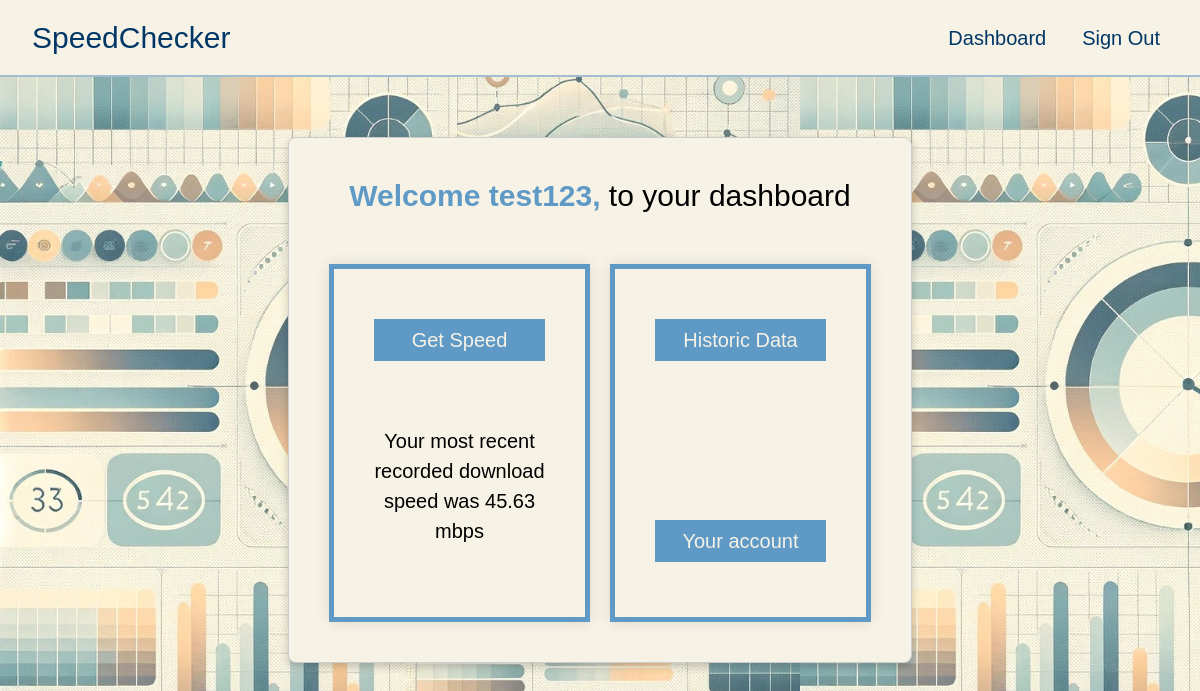
Page /dashboard (signed in) on the earlier database version.
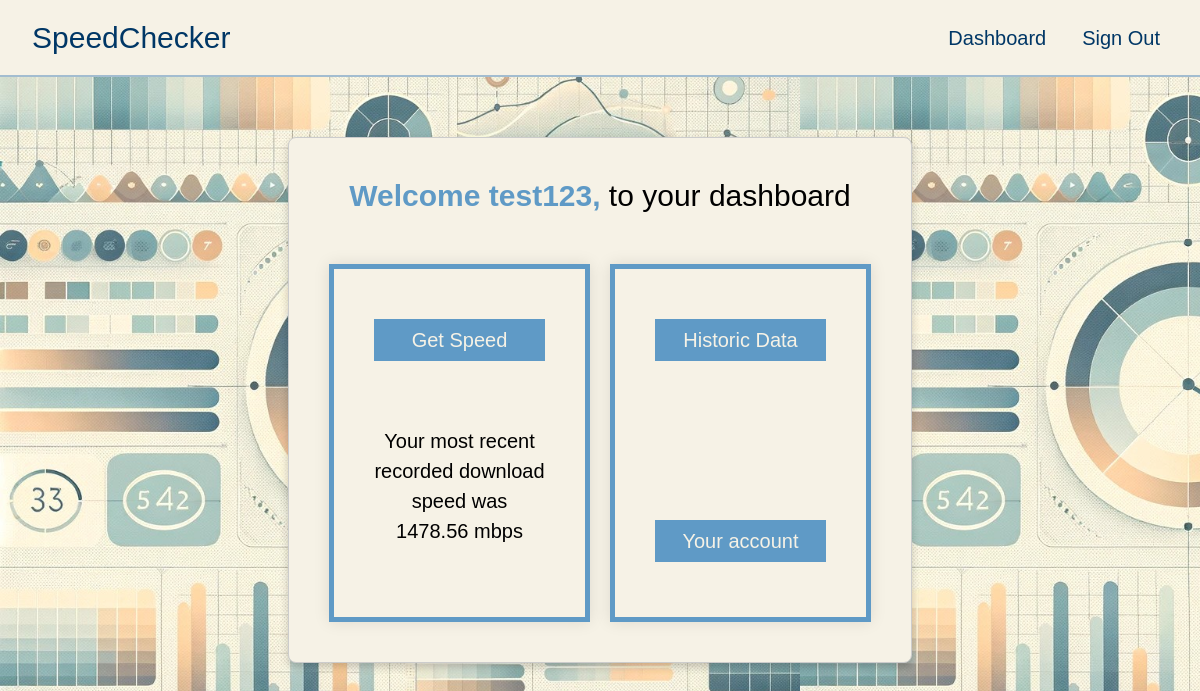
Same page on the later database version.
### server.py (models this page shows)
class Speed(db.Model):
    __tablename__ = "speeds"
    id: Mapped[int] = mapped_column(Integer, primary_key=True)
    user_id: Mapped[int] = mapped_column(Integer, db.ForeignKey("users.id"))
    user = relationship("User", back_populates="speeds", lazy='subquery')
    speed: Mapped[float] = mapped_column(Float,nullable=False)
    date: Mapped[datetime] = mapped_column(DateTime, nullable=False)

### server.py (the view, shortened to what this page needs)
@app.route("/dashboard", methods=["GET", "POST"])
@login_required
def dashboard():
    speeds = Speed.query.filter_by(user_id=current_user.id).order_by(Speed.date.desc()).all()
    if len(speeds) != 0:
        most_recent_speed = speeds[0].speed
    else:
        most_recent_speed = False
    return render_template("dashboard.html", recent_speed=most_recent_speed)

### server.py (called while the page is built)
@login_manager.user_loader
def load_user(user_id):
    return db.get_or_404(User, user_id)

### templates/dashboard.html (shortened to what this page needs)
<!DOCTYPE html>
<html lang="en">
<head>
    {{ bootstrap.load_css() }}
    {% include "navbar.html" %}
    <link href="static/css/dashboard.css" rel="stylesheet" />
</head>
<body>
<div class="dashboard-container">
    <div class="main-box">
        <h1><span class="highlight"> Welcome {{ current_user.name }}, </span> to your dashboard</h1>
        <div class="container-wrapper">
            <div class="container" id="container1">
                <div class="sub-container" id="top-container1">
                    <button class="btn btn-primary" id="startTestBtn">Get Speed</button>
                </div>
                <div class="sub-container" id="bottom-container1">
                    <div id="result">
                        {% if recent_speed == False: %}
                            <p>You haven't recorded a speed yet. Click "Get Speed" to run your first test!</p>
                        {% else: %}
                            <p>Your most recent recorded download speed was <span class="highlight-speed">{{ recent_speed }} mbps</span></p>
                        {% endif %}
                    </div>
                </div>
            </div>
            <div class="container" id="container2">
                <div class="sub-container" id="top-container2">
                    <a href="{{ url_for('data') }}" class="btn btn-primary btn-block">Historic Data</a>
                </div>
                <div class=" sub-container" id="bottom-container2">
                    <a href="{{ url_for('account') }}" class="btn btn-primary btn-block">Your account</a>
                </div>
            </div>
        </div>
    </div>
</div>
</body>
{% include "base-scripts.html" %}

Differences in the rows shown:
no longer on this page (row unchanged): Speed: speed "45.63"
added Speed: speed "1478.56"
